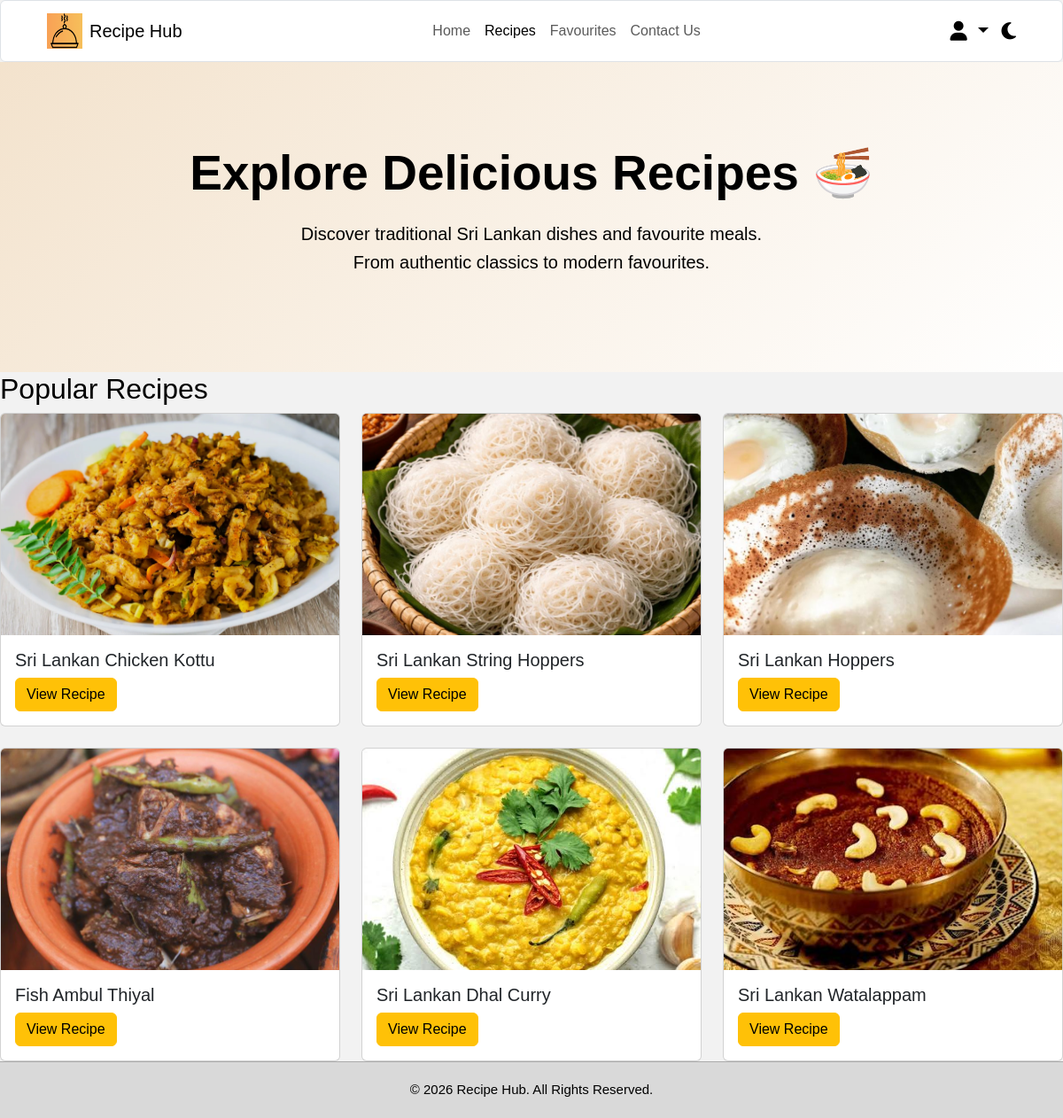
Before: /Recipes.php (signed in) with the older database file.
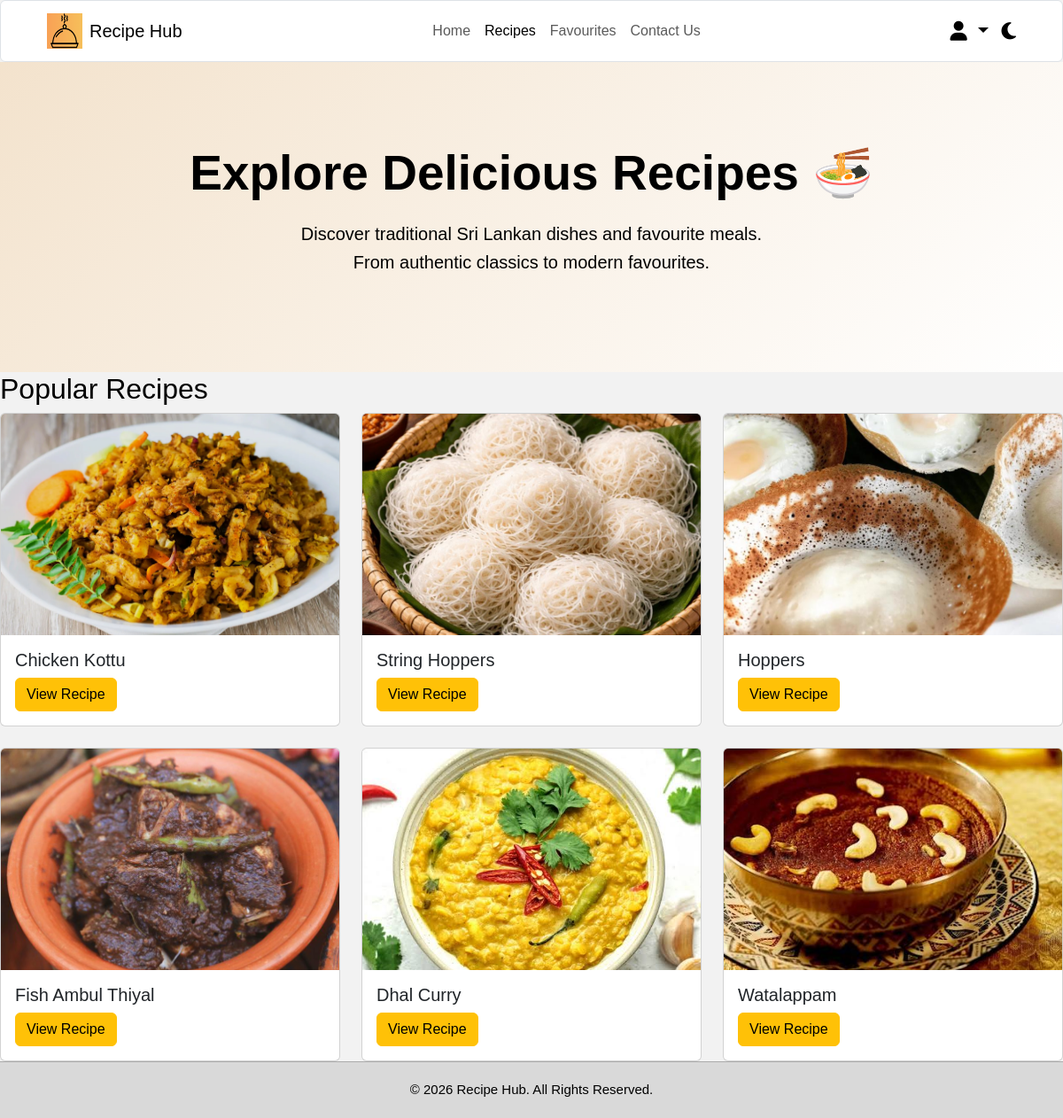
After: the same page with the newer database file.
### tables this page shows
CREATE TABLE `recipes` (
  `id` int(11) NOT NULL,
  `recipe_key` varchar(100) DEFAULT NULL,
  `title` varchar(255) NOT NULL,
  `description` text DEFAULT NULL,
  `image` varchar(255) DEFAULT NULL,
  `ingredients` text NOT NULL,
  `instructions` text NOT NULL,
  `prep_time` varchar(50) DEFAULT NULL,
  `cook_time` varchar(50) DEFAULT NULL,
  `total_time` varchar(50) DEFAULT NULL,
  `servings` varchar(50) DEFAULT NULL,
  `user_id` int(11) DEFAULT NULL
);

### Recipes.php (the view, shortened to what this page needs)
<?php
include "includes/db.php";
$sql = "SELECT id, recipe_key, title, description, image, ingredients, instructions
        FROM recipes
        WHERE recipe_key IN (
            'kottu',
            'stringhoppers',
            'hoppers',
            'dhal',
            'fish',
            'watalappan'
        )
        ORDER BY id ASC";
$stmt = $conn->prepare($sql);
$stmt->execute();
$recipes = $stmt->fetchAll(PDO::FETCH_ASSOC);
?>
<!DOCTYPE html>
<html lang="en">
<head>
<link href="https://cdn.jsdelivr.net/npm/bootstrap@5.3.3/dist/css/bootstrap.min.css"
      rel="stylesheet">
<link rel="stylesheet"
      href="https://cdnjs.cloudflare.com/ajax/libs/font-awesome/6.5.0/css/all.min.css">
<link rel="stylesheet"
      href="css/style.css">
</head>
<body>
<header>
<nav class="navbar navbar-expand-lg bg-white border rounded">
<div class="container-fluid">
    <a class="navbar-brand d-flex align-items-center"
       href="home.php">
        <img src="Images/Logo/Recipe_Hub_logo.png"
             width="40"
             height="40"
             class="me-2">
        <span>
            Recipe Hub
        </span>
    </a>
    <div class="collapse navbar-collapse"
         id="navbarMenu">
        <ul class="navbar-nav mx-auto">
            <li class="nav-item">
                <a class="nav-link"
                   href="home.php">
                    Home
                </a>
            </li>
            <li class="nav-item">
                <a class="nav-link active"
                   href="recipes.php">
                    Recipes
                </a>
            </li>
            <li class="nav-item">
                <a class="nav-link"
                   href="favourites.php">
                    Favourites
                </a>
            </li>
            <li class="nav-item">
                <a class="nav-link"
                   href="Contacts.php">
                    Contact Us
                </a>
            </li>
        </ul>
        <div class="dropdown">
            <a href="#"
               class="user-icon dropdown-toggle"
               data-bs-toggle="dropdown"
               aria-expanded="false">
                <i class="fa-solid fa-user"></i>
            </a>
        </div>
        <i class="fa-solid fa-moon mode-icon"></i>
    </div>
</div>
</nav>
</header>
<section class="recipes-banner">
<div class="banner-content">
    <h1>
        Explore Delicious Recipes 🍜
    </h1>
    <p>
        Discover traditional Sri Lankan dishes and favourite meals.
        <br>
        From authentic classics to modern favourites.
    </p>
</div>
</section>
<section class="all-recipes">
<h2>
    Popular Recipes
</h2>
<div class="row row-cols-1 row-cols-md-3 g-4">
    <?php foreach ($recipes as $recipe): ?>
<div class="col recipe-card">
    <div class="card h-100">
    <img
        src="<?php echo htmlspecialchars($recipe["image"]); ?>"
        class="card-img-top"
        alt="<?php echo htmlspecialchars($recipe["title"]); ?>">
    <div class="card-body">
        <h5 class="card-title recipe-name">
            <?php echo htmlspecialchars($recipe["title"]); ?>
        </h5>
        <a href="recipe-details.php?recipe=<?php echo urlencode($recipe["recipe_key"]); ?>"
            class="btn btn-warning">
            View Recipe
        </a>
    </div>
</div>
</div>
<?php endforeach; ?>
</div>
</section>
<footer>
© 2026 Recipe Hub. All Rights Reserved.
</footer>
</body>
</html>

### css/Style.css (style rules this page uses)
* { margin:0; padding:0; box-sizing:border-box; font-family:Arial, Helvetica, sans-serif; }
body { background:#f2f2f2; min-height:100vh; color:black; display:flex; flex-direction:column; }
footer { margin-top:auto; }
body { background:#f2f2f2; min-height:100vh; color:black; }
img { max-width:100%; }
a { text-decoration:none; }
header .navbar { height:70px; padding:8px 40px; background:white; border:1px solid #ddd; border-radius:10px; }
.user-icon, .mode-icon { font-size:22px; cursor:pointer; transition:0.3s; margin-left:15px; }
.card-img-top { height:250px; object-fit:cover; }
.recipe-card, .category-card, .category-box, .card { transition:all 0.3s ease; cursor:pointer; }
footer { width:100%; background:#D9D9D9; color:black; text-align:center; padding:20px; border-top:1px solid #aaa; font-size:15px; }
.recipes-banner { height:350px; display:flex; justify-content:center; align-items:center; text-align:center; background: linear-gradient( 135deg, #f8a53833, #ffffff); background-size:cover; background-position:center; }
.banner-content { color:black; }
.banner-content h1 { font-size:55px; font-weight:bold; margin-bottom:20px; }
.banner-content p { font-size:20px; line-height:1.6; }
.dropdown .user-icon { color:black; font-size:22px; cursor:pointer; text-decoration:none; }

Changed rows visible on the page:
changed recipes: title "Sri Lankan Chicken Kottu" → "Chicken Kottu"
changed recipes: title "Sri Lankan String Hoppers" → "String Hoppers"
changed recipes: title "Sri Lankan Hoppers" → "Hoppers"
changed recipes: title "Sri Lankan Dhal Curry" → "Dhal Curry"
changed recipes: title "Sri Lankan Watalappam" → "Watalappam"
